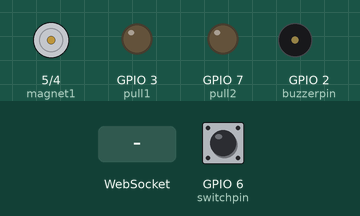
Simulated run of this sketch. Board: ESP32-S3. Parts: motor-driver pin pairs drawn as motors (green arrow = first pin HIGH = forward, orange = second pin HIGH = backward, longer = more drive), output pins drawn as LEDs (lit = HIGH), buzzer (waves = sounding, pin HIGH). Dashed ring = blinking. Inputs (shaded band) come from the test bench; at power-on: GPIO 6 (switchpin) HIGH. WiFi joins after 1.5 s; servers stay silent unless stated; what the sketch prints to the serial monitor is not drawn.

Above: at 4.3 s.
4.4 s: GPIO 6 (switchpin) pulled LOW for 0.15 s
At 5.5 s:
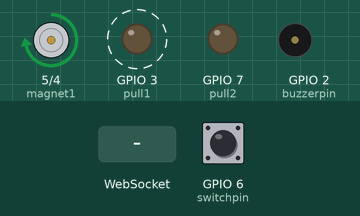
7.4 s: WebSocket text "pak1" received
At 8.11 s:
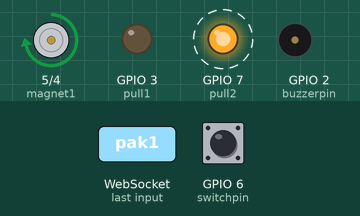
10.4 s: WebSocket text "connected" received
At 11.2 s:
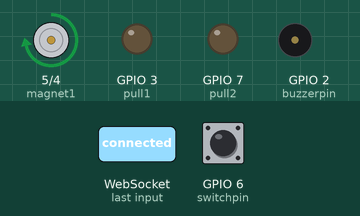
12.0 s: GPIO 6 (switchpin) pulled LOW for 1 s
At 15.4 s:
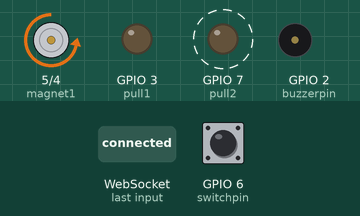
16.0 s: WebSocket text "pak2" received
At 17.2 s:
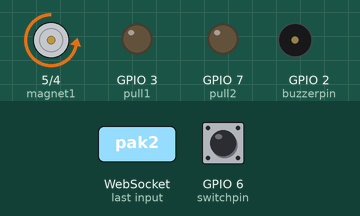
17.7 s: WebSocket text "zet1" received
At 17.76 s:
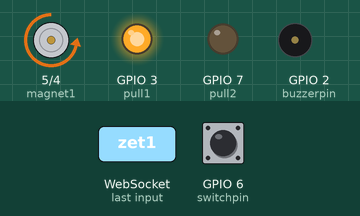
Timing chart, 0 to 20.3 s (numbered marks = the images above; inputs shaded):
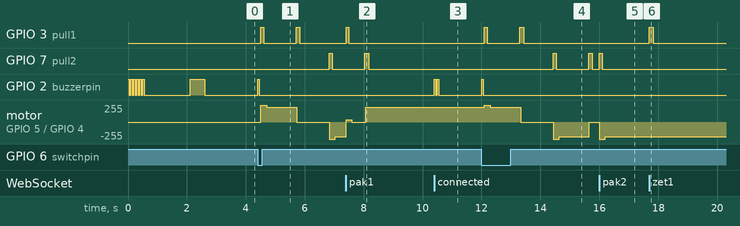

The sketch:

pakker24ghz-receiver-v4.ino
```cpp
#include <Arduino.h>
#include <WiFi.h>
#include <WebSocketsServer.h>
#define buzzerpin 2
#define switchpin 6
#define pull1 3//4
#define pull2 7
#define magnet1 5//3
#define magnet2 4


const byte address[6] = "00002";
const int TIMEOUT_MAGNET = 20000;

const int MAGNET_OFF = 0;
const int MAGNET_ON = 255;
const int MAGNET_HOLD = 220;

// WiFi configuration
const char* WIFI_SSID = "robbertkarenziggo";
const char* WIFI_PASSWORD = "Robbert12345!";
IPAddress local_IP(192, 168, 178, 10);
IPAddress gateway(192, 168, 178, 1);
IPAddress subnet(255, 255, 255, 0);

WebSocketsServer ws(81);   // WebSocket server op poort 81
volatile bool isBusy = false;
int moveCount = 0;   // houdt aantal uitgevoerde moves bij

// Forward declarations for action functions so we can reference them in server handlers
void pak1();
void pak2();
void zet1();
void zet2();
void connectedBeep();
void beep();
void testloop();

// Helper to run an action if not busy; else reply "buzy"
void handleAction(void (*action)(), uint8_t num) {
  if (isBusy) {
    ws.sendTXT(num, "buzy");
    return;
  }
  isBusy = true;
  action();
  moveCount++;
  isBusy = false;
  // WebSocketsServer::sendTXT in sommige versies verwacht een niet-const String&,
  // dus we vermijden het doorgeven van een tijdelijke String.
  String payload = String(moveCount);
  ws.sendTXT(num, payload);
}

void setup() {
  Serial.begin(9600);

  pinMode(pull1, OUTPUT);
  pinMode(pull2, OUTPUT);
  pinMode(magnet1, OUTPUT);
  pinMode(magnet2, OUTPUT);
  pinMode(buzzerpin , OUTPUT);
  pinMode(switchpin , INPUT_PULLUP);

  // Configureer PWM frequentie voor de magneten (Nano ESP32 specifiek)
  // Dit voorkomt het piepende geluid door de frequentie boven het hoorbare gebied te zetten.
  ledcAttach(magnet1, 25000, 8); // 25 kHz, 8-bit resolutie
  ledcAttach(magnet2, 25000, 8);

  startBeep();

//alles uit
  analogWrite(magnet1, MAGNET_OFF);
  analogWrite(magnet2, MAGNET_OFF);
  digitalWrite(pull1, LOW);
  digitalWrite(pull2, LOW);
  digitalWrite(buzzerpin, LOW);


  // TCCR2B = TCCR2B & B11111000 | B00000001; // for PWM frequency of 31372.55 Hz, avoind zooming of the magnet

  Serial.println("Start wifi");

  // Connect to WiFi with static IP
  WiFi.mode(WIFI_STA);
  // Reduce latency by disabling WiFi modem sleep (avoids 100–300ms wake delays)
  WiFi.setSleep(false);
  if (!WiFi.config(local_IP, gateway, subnet)) {
    Serial.println("WiFi config failed");
  }
  WiFi.begin(WIFI_SSID, WIFI_PASSWORD);
  Serial.print("Connecting to WiFi ");
  Serial.print(WIFI_SSID);
  int tries = 0;
  while (WiFi.status() != WL_CONNECTED && tries < 100) { // ~10 seconds
    shortDelay(100);
    Serial.print(".");
    tries++;
  }
  Serial.println();
  if (WiFi.status() == WL_CONNECTED) {
    Serial.print("WiFi connected. IP: ");
    Serial.println(WiFi.localIP());
    beepLong();
  } else {
    Serial.println("WiFi NOT connected yet; continuing and web server will start anyway.");
    beepLong();
    beepLong();
    beepLong();
  }

  // WebSocket server starten
  ws.begin();
  // Minimize TCP latency (disable Nagle) if supported by the library version
  ws.onEvent([](uint8_t num, WStype_t type, uint8_t * payload, size_t length){
    if (type == WStype_TEXT) {
      String cmd = String((char*)payload).substring(0, length);
      cmd.trim();
      if (cmd == "pak1") { handleAction(pak1, num); return; }
      if (cmd == "pak2") { handleAction(pak2, num); return; }
      if (cmd == "zet1") { handleAction(zet1, num); return; }
      if (cmd == "zet2") { handleAction(zet2, num); return; }
      if (cmd == "connected") { handleAction(connectedBeep, num); return; }
      if (cmd == "status") { ws.sendTXT(num, isBusy ? "buzy" : "idle"); return; }
      ws.sendTXT(num, "unknown");
    }
  });
  Serial.println("WebSocket server started");
}


unsigned long lastGrapTime1 = 0;
unsigned long lastGrapTime2 = 0;
unsigned long currentTime = 0;

boolean oldButtonState = true;


void shortDelay(unsigned long ms){
  unsigned long end = millis() + ms;
  while ((long)(end - millis()) > 0) {
    // keep the websocket server responsive during delays
    ws.loop();
    delay(1);
  }
}

void loop() {
  // keep websocket server responsive
  ws.loop();

  boolean buttonState = digitalRead(switchpin);
  if (!buttonState &&  oldButtonState){
    Serial.println("pressed");
    beep();
    testloop();
  }
  oldButtonState = buttonState;

  currentTime = millis();
/*
 if (lastGrapTime1!=-1 && (currentTime-lastGrapTime1)>TIMEOUT_MAGNET){
    // drop piece
    analogWrite(magnet1, MAGNET_OFF);
    analogWrite(pull1, MAGNET_OFF);
    lastGrapTime1 = -1;
  }
  if (lastGrapTime2!=-1 && (currentTime-lastGrapTime2)>TIMEOUT_MAGNET){
    // drop piece
    analogWrite(magnet2, MAGNET_OFF);
    analogWrite(pull2, MAGNET_OFF);
    lastGrapTime2 = -1;
  }
  */
}


void pak1(){
       digitalWrite(pull1, HIGH);// arm 2
       analogWrite(magnet1, MAGNET_ON);// magneet 2
       shortDelay(100);
       digitalWrite(pull1, LOW);
       shortDelay(100);
       analogWrite(magnet1, MAGNET_HOLD);
       lastGrapTime2 = millis();
}

void pak2(){
       digitalWrite(pull2, HIGH);// arm 2
       analogWrite(magnet2, MAGNET_ON);// magneet 2
       shortDelay(100);
       digitalWrite(pull2, LOW);
       shortDelay(100);
       analogWrite(magnet2, MAGNET_HOLD);
       lastGrapTime2 = millis();
}

void zet1(){
       digitalWrite(pull1, HIGH);// arm 2
       shortDelay(30);
       analogWrite(magnet1, MAGNET_OFF);
       shortDelay(100);
       digitalWrite(pull1, LOW);
       lastGrapTime2 = -1;
}

void zet2(){
       digitalWrite(pull2, HIGH);// arm 2
       shortDelay(30);
       analogWrite(magnet2, MAGNET_OFF);
       shortDelay(100);
       digitalWrite(pull2, LOW);
       lastGrapTime2 = -1;
}


void testloop(){
  Serial.println("testloop start");
  pak1();
  shortDelay(1000);
  zet1();
  shortDelay(1000);
  pak2();
  shortDelay(1000);
  zet2();
  shortDelay(1000);
  Serial.println("testloop stop");

}


void beep(){
    digitalWrite(buzzerpin , HIGH);
    shortDelay(50);
    digitalWrite(buzzerpin , LOW);
    shortDelay(50);
}

void beepLong(){
    digitalWrite(buzzerpin , HIGH);
    shortDelay(500);
    digitalWrite(buzzerpin , LOW);
    shortDelay(500);
}

void connectedBeep(){
  beep();
  beep();
}

void startBeep() {
  beep();
  beep();
  beep();
  beep();
  beep();
  beep();
}
```

Measured:
- after the input at 4.4 s, GPIO 3 (pull1): alternates HIGH for 0.12 s and LOW for 1.1 s, starting after 0.10 s; GPIO 7 (pull2): LOW → HIGH after 2.4 s, → LOW 0.10 s later
- after the input at 7.4 s, GPIO 3 (pull1): LOW → HIGH at once, → LOW 0.10 s later; motor on GPIO 5 (magnet1) / GPIO 4 (magnet2): backward 220/255 → forward 35/255 at once, → stopped 0.20 s later, → forward 220/255 0.46 s later
- after the input at 10.4 s, GPIO 2 (buzzerpin): alternates HIGH for 0.05 s and LOW for 0.05 s, 4 changes in all, then stays LOW, starting at once
- after the input at 12.0 s, GPIO 3 (pull1): alternates HIGH for 0.11 s and LOW for 1.1 s, 4 changes in all, then stays LOW, starting after 0.10 s; GPIO 7 (pull2): alternates HIGH for 0.12 s and LOW for 1.1 s, starting after 2.4 s
- after the input at 16.0 s, GPIO 7 (pull2): LOW → HIGH at once, → LOW 0.10 s later; motor on GPIO 5 (magnet1) / GPIO 4 (magnet2): stopped → backward 255/255 at once, → backward 220/255 0.20 s later
- after the input at 17.7 s, GPIO 3 (pull1): LOW → HIGH at once, → LOW 0.13 s later
